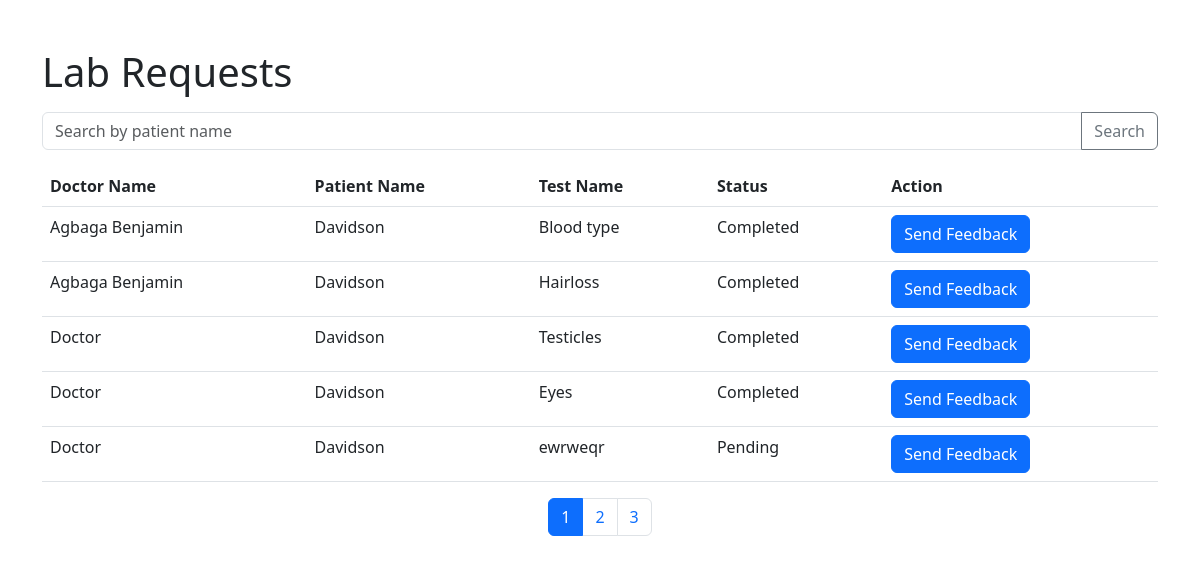
Page /dashboard/laboratorist/lab_requests.php on the committed database.
### tables this page shows
CREATE TABLE `lab_requests` (
  `id` int(11) NOT NULL,
  `doctor_id` int(125) DEFAULT NULL,
  `patient_id` int(11) NOT NULL,
  `test_name` varchar(100) NOT NULL,
  `request_date` date NOT NULL,
  `status` enum('Pending','Completed','Canceled') NOT NULL DEFAULT 'Pending',
  `test_results` text DEFAULT NULL
);

CREATE TABLE `doctors` (
  `id` int(11) NOT NULL,
  `fullname` varchar(255) NOT NULL,
  `email` varchar(255) NOT NULL,
  `phone` varchar(20) NOT NULL,
  `date_of_birth` date NOT NULL,
  `gender` enum('Male','Female','Other') NOT NULL,
  `address` text DEFAULT NULL,
  `location` varchar(255) DEFAULT NULL,
  `specialization` varchar(255) DEFAULT NULL,
  `password` varchar(255) NOT NULL,
  `status` enum('unconfirmed','pending','confirmed') NOT NULL DEFAULT 'unconfirmed'
);

CREATE TABLE `patients` (
  `id` int(11) NOT NULL,
  `fullname` varchar(255) NOT NULL,
  `email` varchar(255) NOT NULL,
  `phone` varchar(20) NOT NULL,
  `date_of_birth` date NOT NULL,
  `gender` enum('Male','Female','Other') NOT NULL,
  `address` varchar(650) DEFAULT NULL,
  `location` varchar(255) DEFAULT NULL,
  `password` varchar(255) NOT NULL,
  `status` varchar(20) DEFAULT 'unconfirmed'
);

### dashboard/laboratorist/lab_requests.php (the view, shortened to what this page needs)
<?php
require_once "../../config/db.php";
$items_per_page = 5;
$current_page = isset($_GET['page']) ? $_GET['page'] : 1;
$offset = ($current_page - 1) * $items_per_page;
$sql = "SELECT lr.id AS request_id, d.fullname AS doctor_name, p.fullname AS patient_name, lr.test_name, lr.status
        FROM lab_requests AS lr
        INNER JOIN doctors AS d ON lr.doctor_id = d.id
        INNER JOIN patients AS p ON lr.patient_id = p.id
        ORDER BY lr.id DESC
        LIMIT $offset, $items_per_page";
$result = mysqli_query($connection, $sql);
$total_requests_sql = "SELECT COUNT(*) AS total_requests FROM lab_requests";
$total_requests_result = mysqli_query($connection, $total_requests_sql);
$total_requests_row = mysqli_fetch_assoc($total_requests_result);
$total_requests = $total_requests_row['total_requests'];
$total_pages = ceil($total_requests / $items_per_page);
?>
<!DOCTYPE html>
<html lang="en">
<head>
    <link rel="stylesheet" href="https://cdn.jsdelivr.net/npm/bootstrap@5.3.0/dist/css/bootstrap.min.css">
</head>
<body>
    <div class="container mt-5">
        <h1 class="mb-3">Lab Requests</h1>
        <form class="mb-3">
            <div class="input-group">
                <input type="text" class="form-control" placeholder="Search by patient name" id="searchInput">
                <button class="btn btn-outline-secondary" type="button" id="searchButton">Search</button>
            </div>
        </form>
        <table class="table">
            <thead>
                <tr>
                    <th>Doctor Name</th>
                    <th>Patient Name</th>
                    <th>Test Name</th>
                    <th>Status</th>
                    <th>Action</th>
                </tr>
            </thead>
            <tbody>
                <?php
                if (mysqli_num_rows($result) > 0) {
                    while ($request = mysqli_fetch_assoc($result)) {
                        echo '<tr>';
                        echo '<td>' . $request["doctor_name"] . '</td>';
                        echo '<td>' . $request["patient_name"] . '</td>';
                        echo '<td>' . $request["test_name"] . '</td>';
                        echo '<td>' . $request["status"] . '</td>';
                        echo '<td><a href="lab_feedback.php?request_id=' . $request["request_id"] . '" class="btn btn-primary">Send Feedback</a></td>';
                        echo '</tr>';
                    }
                } else {
                    echo '<tr><td colspan="5">No lab requests found.</td></tr>';
                }
                ?>
            </tbody>
        </table>
        <nav aria-label="Lab Requests Pagination">
            <ul class="pagination justify-content-center">
                <?php for ($page = 1; $page <= $total_pages; $page++) : ?>
                    <li class="page-item<?php echo ($current_page == $page) ? ' active' : ''; ?>">
                        <a class="page-link" href="?page=<?php echo $page; ?>"><?php echo $page; ?></a>
                    </li>
                <?php endfor; ?>
            </ul>
        </nav>
    </div>
</body>
</html>

### rows in the picture
lab_requests: doctor.fullname "Agbaga Benjamin", patient.fullname "Davidson", test_name "Blood type", status "Completed"
lab_requests: doctor.fullname "Agbaga Benjamin", patient.fullname "Davidson", test_name "Hairloss", status "Completed"
lab_requests: doctor.fullname "Doctor", patient.fullname "Davidson", test_name "Testicles", status "Completed"
lab_requests: doctor.fullname "Doctor", patient.fullname "Davidson", test_name "Eyes", status "Completed"
lab_requests: doctor.fullname "Doctor", patient.fullname "Davidson", test_name "ewrweqr", status "Pending"
